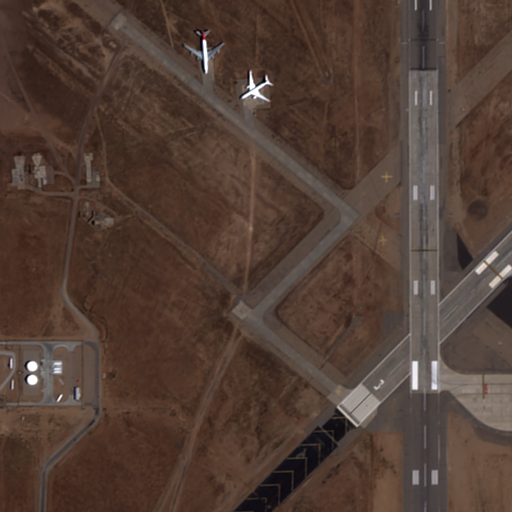
#> input picture vqa/sample1.png, 512 x 512 px
$ python count.py sample1.png
#> lines starting #> are read from the running program, lines starting #| are printed output that depends on the picture
#!/usr/bin/env python3
import sys
from pathlib import Path
import numpy as np
from PIL import Image

def count_pixels(mask_path: Path) -> int:
    arr = np.array(Image.open(mask_path).convert("L"))
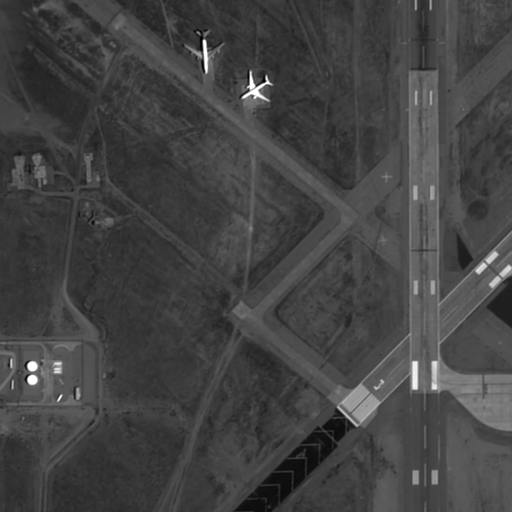
#> arr: shape (512, 512); min 0, max 255, mean 67.2
    return int(np.count_nonzero(arr))

if __name__ == "__main__":
    if len(sys.argv) != 2:
        sys.exit(f"Usage: {sys.argv[0]} <mask_path>")
    mask_file = Path(sys.argv[1])
    if not mask_file.exists():
        sys.exit(f"Mask not found: {mask_file}")
    total = count_pixels(mask_file)
#> total = 262141
    print(f"{mask_file}: {total} foreground pixels")
#| sample1.png: 262141 foreground pixels

$ run again, on vqa/P0003_0002.png
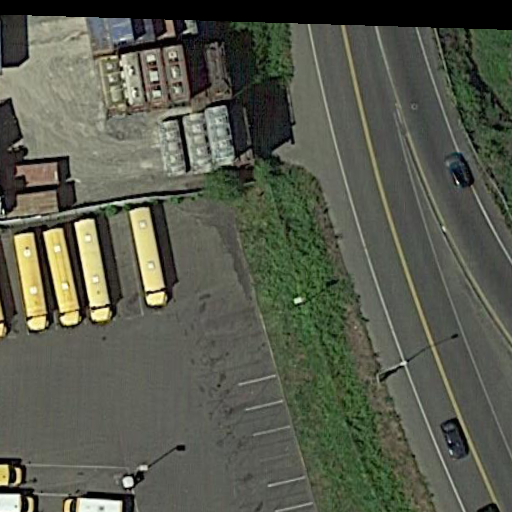
#> input picture vqa/P0003_0002.png, 512 x 512 px
#> in count_pixels, `arr = np.array(Image.open(mask_path).convert("L"))`:
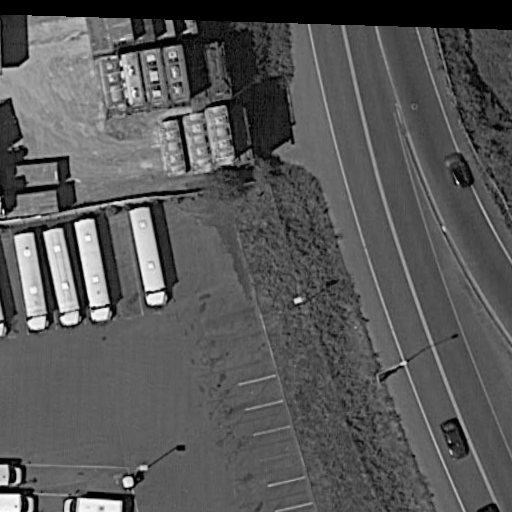
#> arr: shape (512, 512); min 0, max 254, mean 88
#> total = 250758
#| P0003_0002.png: 250758 foreground pixels
